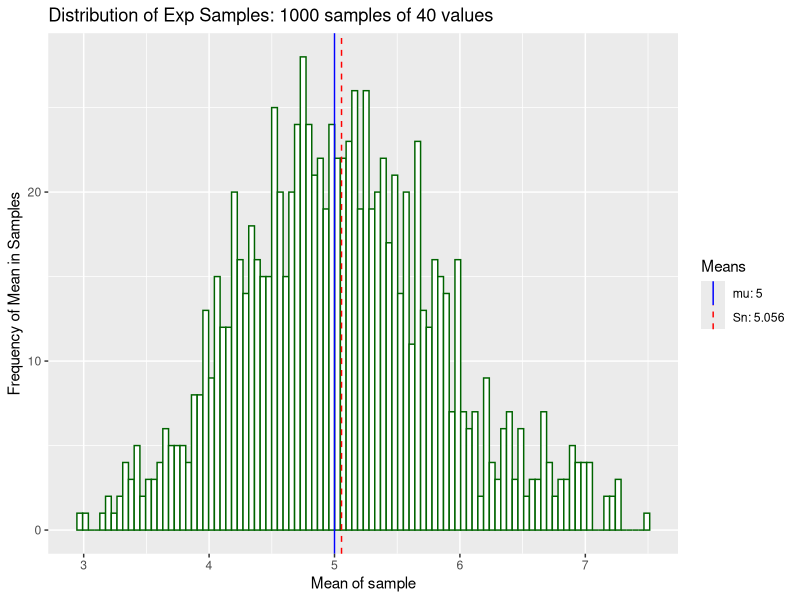
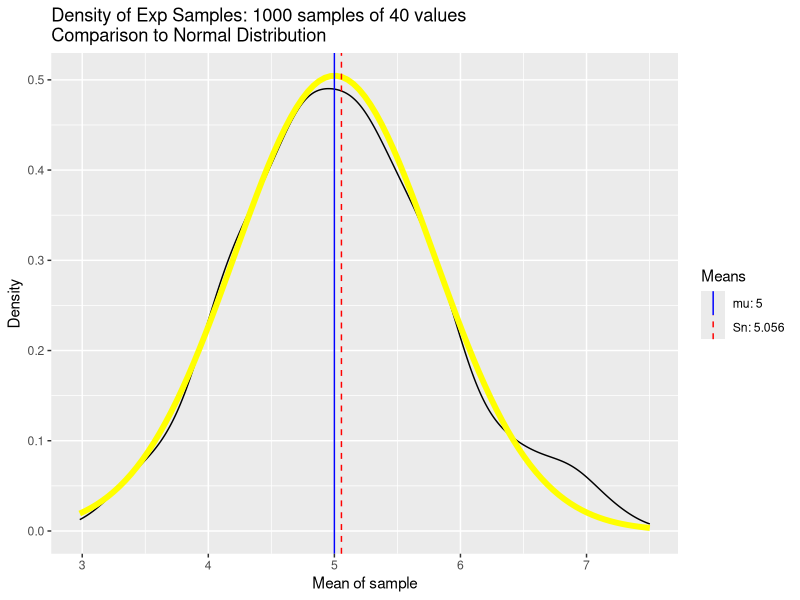

Reproduce these figures in R, in order.
## ---- chunk 1
knitr::opts_chunk$set(echo = FALSE)
## ---- chunk 2
lambda = 0.2
n = 40
simulations = 1000

# theoretical statistics
mu <- 1/lambda 
Tvariance <- (1/lambda)^2 / n
set.seed(1337)

means = NULL
## ---- chunk 3
for (i in 1 : simulations) means = c(means, mean(rexp(n,lambda)))
## ---- chunk 4
Sn <- mean(means)
Svariance <- var(means)
Ssigma <- sqrt(Svariance)
## ---- chunk 5
library(ggplot2)
g = ggplot(data.frame(means), aes(means))
g = g + geom_histogram(colour = "darkgreen", fill = "white", bins=100)
g = g + labs(title=paste("Distribution of Exp Samples:", simulations, "samples of", n, "values"),
             x="Mean of sample", y = "Frequency of Mean in Samples")
g = g + geom_vline(aes(xintercept=mu, linetype="mu"), color="blue") +
        geom_vline(aes(xintercept=Sn, linetype="Sn"), color="red") +
      scale_linetype_manual(name = "Means", labels = c(paste("mu:", round(mu, 4)),
                                                      paste("Sn:", round(Sn, 4))), values = c("mu" = 1, "Sn" = 2))
g
## ---- chunk 6
library(ggplot2)
d = ggplot(data.frame(means), aes(means)) + geom_density()
d = d + labs(title=paste("Density of Exp Samples:", simulations, "samples of", n, "values\nComparison to Normal Distribution"),
             x="Mean of sample", y = "Density")
d = d + stat_function(fun=dnorm, geom = "line", 
                      args = list(mean = mu, sqrt(Tvariance)), 
                      size = 2, col = "yellow")
d = d + geom_vline(aes(xintercept=mu, linetype="mu"), color="blue") +
        geom_vline(aes(xintercept=Sn, linetype="Sn"), color="red") +
      scale_linetype_manual(name = "Means", labels = c(paste("mu:", round(mu, 4)),
                                                      paste("Sn:", round(Sn, 4))), values = c("mu" = 1, "Sn" = 2))
d
